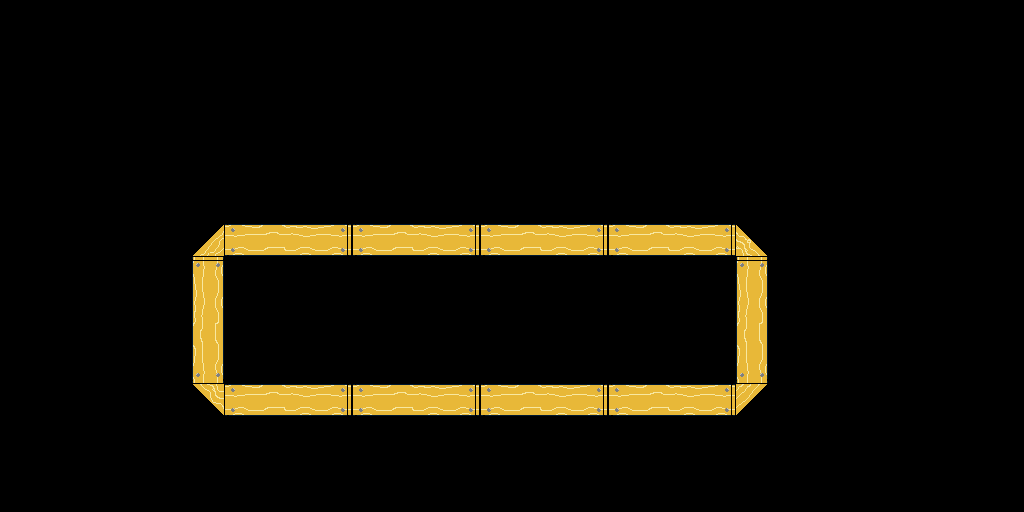

A level layout from a 2D game, rendered from its tile map. Below: a short description, then the map file with tile-grid data replaced by summaries:
An orthogonal 32x16 tile map with 32x32 px tiles, 2 tile layers (background, foreground), 3 tilesets and 32 objects (28x spikes, 2x fan, spawn, exit).

<map version="1.0" orientation="orthogonal" renderorder="right-down" width="32" height="16" tilewidth="32" tileheight="32" nextobjectid="33">
 <tileset firstgid="1" name="basic-tiles" tilewidth="32" tileheight="32" tilecount="256" columns="16">
  <image source="../maps/basic-tiles.png" width="512" height="512" />
 </tileset>
 <tileset firstgid="257" name="objects" tilewidth="64" tileheight="64" tilecount="4" columns="0">
  <tile id="1">
   <image width="32" height="64" source="../maps/fan_0.png" />
  </tile>
  <tile id="2">
   <image width="32" height="32" source="../maps/spawn.png" />
  </tile>
  <tile id="3">
   <image width="32" height="32" source="../maps/exit.png" />
  </tile>
  <tile id="9">
   <image width="64" height="7" source="../maps/door.png" />
  </tile>
 </tileset>
 <tileset firstgid="267" name="objects" tilewidth="64" tileheight="64" tilecount="4" columns="0">
  <tile id="1">
   <image width="32" height="64" source="../maps/fan_0.png" />
  </tile>
  <tile id="3">
   <image width="32" height="32" source="../maps/exit.png" />
  </tile>
  <tile id="4">
   <image width="32" height="32" source="../maps/spawn.png" />
  </tile>
  <tile id="5">
   <image width="64" height="7" source="../maps/door.png" />
  </tile>
 </tileset>
 <layer name="background" width="32" height="16">
  <data>[512 cells, 0 non-empty, 0 distinct tile ids]</data>
 </layer>
 <layer name="foreground" width="32" height="16">
  <data>[512 cells, 44 non-empty, 12 distinct tile ids]</data>
 </layer>
 <objectgroup name="objects">
  <object id="1" type="fan" gid="258" x="448" y="384" width="32" height="64" rotation="-90" />
  <object id="2" type="fan" gid="268" x="384" y="256" width="32" height="64" rotation="90" />
  <object id="3" type="spawn" gid="271" x="255.5" y="336.5" width="32" height="32" />
  <object id="4" type="exit" gid="270" x="688" y="336" width="32" height="32" />
  <object id="5" type="spikes" gid="18" x="512" y="384" width="32" height="32" />
  <object id="6" type="spikes" gid="18" x="576" y="384" width="32" height="32" />
  <object id="7" type="spikes" gid="18" x="448" y="384" width="32" height="32" />
  <object id="8" type="spikes" gid="18" x="480" y="384" width="32" height="32" />
  <object id="9" type="spikes" gid="18" x="544" y="384" width="32" height="32" />
  <object id="10" type="spikes" gid="19" x="448" y="288" width="32" height="32" />
  <object id="11" type="spikes" gid="19" x="608" y="288" width="32" height="32" />
  <object id="12" type="spikes" gid="19" x="576" y="288" width="32" height="32" />
  <object id="13" type="spikes" gid="19" x="640" y="288" width="32" height="32" />
  <object id="14" type="spikes" gid="19" x="512" y="288" width="32" height="32" />
  <object id="15" type="spikes" gid="19" x="480" y="288" width="32" height="32" />
  <object id="16" type="spikes" gid="19" x="544" y="288" width="32" height="32" />
  <object id="17" type="spikes" gid="19" x="704" y="288" width="32" height="32" />
  <object id="18" type="spikes" gid="19" x="672" y="288" width="32" height="32" />
  <object id="19" type="spikes" gid="18" x="608" y="384" width="32" height="32" />
  <object id="20" type="spikes" gid="18" x="640" y="384" width="32" height="32" />
  <object id="21" type="spikes" gid="18" x="704" y="384" width="32" height="32" />
  <object id="22" type="spikes" gid="18" x="672" y="384" width="32" height="32" />
  <object id="23" type="spikes" gid="18" x="256" y="384" width="32" height="32" />
  <object id="24" type="spikes" gid="18" x="288" y="384" width="32" height="32" />
  <object id="25" type="spikes" gid="18" x="224" y="384" width="32" height="32" />
  <object id="26" type="spikes" gid="18" x="352" y="384" width="32" height="32" />
  <object id="27" type="spikes" gid="18" x="320" y="384" width="32" height="32" />
  <object id="28" type="spikes" gid="19" x="352" y="288" width="32" height="32" />
  <object id="29" type="spikes" gid="19" x="224" y="288" width="32" height="32" />
  <object id="30" type="spikes" gid="19" x="288" y="288" width="32" height="32" />
  <object id="31" type="spikes" gid="19" x="320" y="288" width="32" height="32" />
  <object id="32" type="spikes" gid="19" x="256" y="288" width="32" height="32" />
 </objectgroup>
</map>
